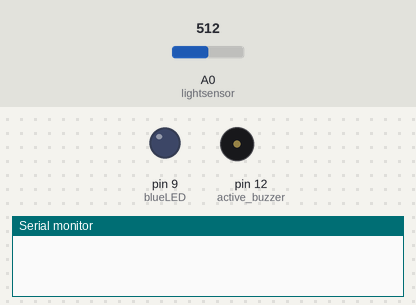
A sketch run on a simulated Arduino Uno, built with avr-gcc and run on an emulated ATmega328P. Shown: output pins drawn as LEDs (lit = HIGH), buzzer (waves = sounding, pin HIGH), the last lines printed to the serial monitor. Dashed ring = blinking. The test bench sets the inputs (shaded band); at power-on: A0 (lightsensor) = 512.

Above: at 1.2 s.
1.3 s: A0 (lightsensor) set to 692
2.8 s: A0 (lightsensor) set to 712
At 2.9 s:
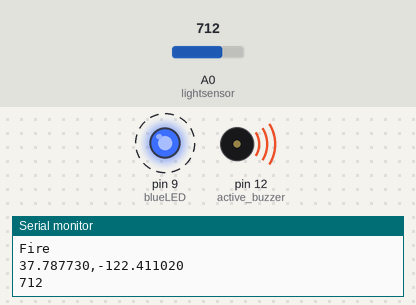
5.8 s: A0 (lightsensor) set to 690
At 6.8 s:
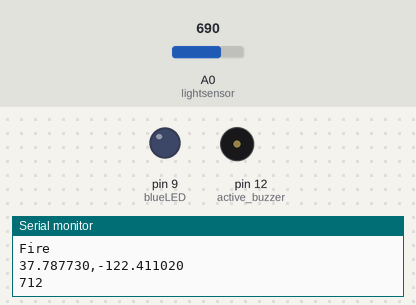
7.3 s: A0 (lightsensor) set to 710
At 7.4 s:
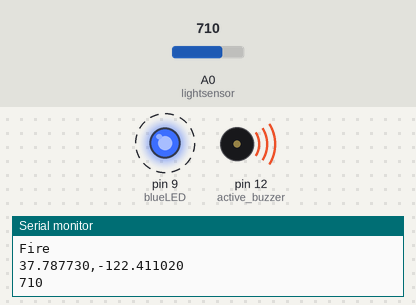
Timing chart, 0 to 11.3 s (numbered marks = the images above; inputs shaded):
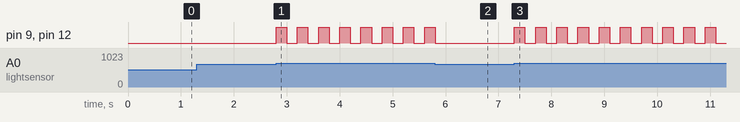

Measured:
- the behaviour switches between 700 and 701 on A0 (lightsensor) (found by bisection; images 0 and 1)
- after the input at 1.3 s, every drawn part: stays the same
- after the input at 2.8 s, pin 9 (blueLED), pin 12 (active_buzzer): alternates HIGH for 0.20 s and LOW for 0.20 s, starting at once
- after the input at 5.8 s, pin 9 (blueLED), pin 12 (active_buzzer): goes on until 5.8 s, then stays LOW
- after the input at 7.3 s, pin 9 (blueLED), pin 12 (active_buzzer): alternates HIGH for 0.20 s and LOW for 0.20 s, starting at once

The sketch:

Light_Sensor_Arduino_Hackathon_2019.ino
```cpp
const int lightsensor = A0;
const int blueLED = 9;
const int active_buzzer = 12;
int hella;
boolean bet = false;
byte mac[] = {0xAA, 0xBB, 0xCC, 0xDD, 0xEE, 0xFF };
byte ip[] = {123, 456, 7, 890};
void setup() {
  Serial.begin(9600);
  pinMode(blueLED, OUTPUT);
  pinMode(lightsensor, INPUT);
  pinMode(active_buzzer, OUTPUT);
}

void loop() {
  digitalWrite(blueLED, LOW);
  hella = analogRead(lightsensor);
  if (bet == false) {
  }
  if (hella > 700) {
    bet = true;
    Serial.println("Fire");
    Serial.println("37.787730,-122.411020");
    Serial.println(hella);
    digitalWrite(blueLED, HIGH);
    digitalWrite(active_buzzer, HIGH);
    delay(200);
    digitalWrite(blueLED, LOW);
    digitalWrite(active_buzzer, LOW);
    delay(200);
  }

  else {
    digitalWrite(blueLED, LOW);
    bet = false;
  }
}
```
